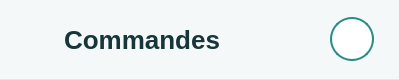
      <widget class="QFrame" name="frameHeader">
       <property name="minimumSize">
        <size>
         <width>0</width>
         <height>80</height>
        </size>
       </property>
       <property name="maximumSize">
        <size>
         <width>16777215</width>
         <height>80</height>
        </size>
       </property>
       <property name="styleSheet">
        <string>.QFrame { background-color:#F4F8F8; border:none; border-bottom:1px solid #E0E8E8; }</string>
       </property>
       <layout class="QHBoxLayout" name="layoutHeader">
        <property name="spacing">
         <number>10</number>
        </property>
        <property name="leftMargin">
         <number>20</number>
        </property>
        <property name="topMargin">
         <number>0</number>
        </property>
        <property name="rightMargin">
         <number>25</number>
        </property>
        <property name="bottomMargin">
         <number>0</number>
        </property>
        <item>
         <widget class="QLabel" name="lblIconeTitre">
          <property name="minimumSize">
           <size>
            <width>34</width>
            <height>34</height>
           </size>
          </property>
          <property name="maximumSize">
           <size>
            <width>34</width>
            <height>34</height>
           </size>
          </property>
          <property name="text">
           <string/>
          </property>
          <property name="scaledContents">
           <bool>true</bool>
          </property>
         </widget>
        </item>
        <item>
         <widget class="QLabel" name="lblTitre">
          <property name="styleSheet">
           <string>color:#17363A; font-size:26px; font-weight:bold;</string>
          </property>
          <property name="text">
           <string>Commandes</string>
          </property>
         </widget>
        </item>
        <item>
         <spacer name="espaceHeader">
          <property name="orientation">
           <enum>Qt::Orientation::Horizontal</enum>
          </property>
          <property name="sizeHint" stdset="0">
           <size>
            <width>40</width>
            <height>20</height>
           </size>
          </property>
         </spacer>
        </item>
        <item>
         <widget class="QPushButton" name="btnNotif">
          <property name="minimumSize">
           <size>
            <width>40</width>
            <height>40</height>
           </size>
          </property>
          <property name="maximumSize">
           <size>
            <width>40</width>
            <height>40</height>
           </size>
          </property>
          <property name="cursor">
           <cursorShape>PointingHandCursor</cursorShape>
          </property>
          <property name="toolTip">
           <string>Notifications du stock</string>
          </property>
          <property name="styleSheet">
           <string>QPushButton{border:none;background:transparent;font-size:22px;} QPushButton:hover{background:#E6F2F1;border-radius:8px;}</string>
          </property>
          <property name="text">
           <string/>
          </property>
          <property name="icon">
           <iconset>
            <normaloff>:/icones/bell_teal.png</normaloff>:/icones/bell_teal.png</iconset>
          </property>
          <property name="iconSize">
           <size>
            <width>24</width>
            <height>24</height>
           </size>
          </property>
         </widget>
        </item>
        <item>
         <spacer name="espaceAvatar">
          <property name="orientation">
           <enum>Qt::Orientation::Horizontal</enum>
          </property>
          <property name="sizeType">
           <enum>QSizePolicy::Policy::Fixed</enum>
          </property>
          <property name="sizeHint" stdset="0">
           <size>
            <width>10</width>
            <height>20</height>
           </size>
          </property>
         </spacer>
        </item>
        <item>
         <widget class="QLabel" name="lblAvatar">
          <property name="minimumSize">
           <size>
            <width>44</width>
            <height>44</height>
           </size>
          </property>
          <property name="maximumSize">
           <size>
            <width>44</width>
            <height>44</height>
           </size>
          </property>
          <property name="styleSheet">
           <string>border:2px solid #2A8C86; border-radius:22px; background:white;</string>
          </property>
          <property name="text">
           <string/>
          </property>
          <property name="alignment">
           <set>Qt::AlignmentFlag::AlignCenter</set>
          </property>
         </widget>
        </item>
       </layout>
      </widget>
